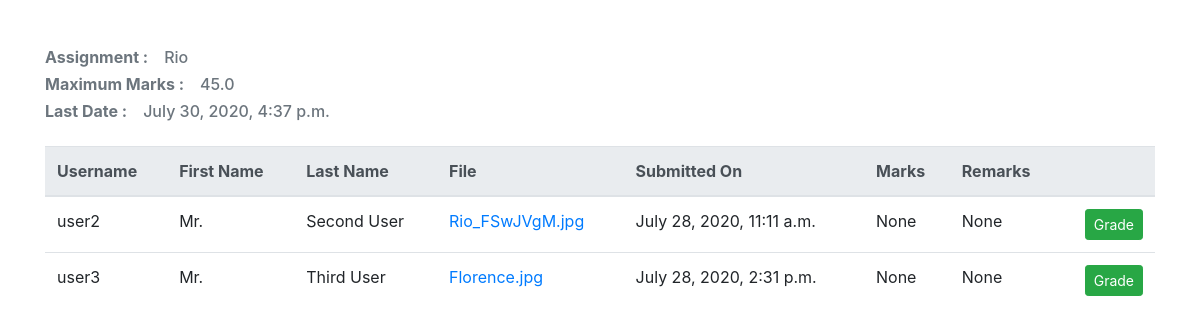
The page /grade_assignment/3/ (signed in) on the database its author committed.
### accounts/models.py (models this page shows, shortened)
class Assignment(models.Model):
    class_code = models.ForeignKey(Classes, on_delete=models.CASCADE)
    uploadingdate = models.DateTimeField(auto_now_add=True)
    title = models.CharField(max_length=30)
    desc = models.TextField(blank=True)
    file = models.FileField(null=True)
    last_date=models.DateTimeField()
    max_marks=models.FloatField()

class SubmitAssignment(models.Model):
    assignment = models.ForeignKey(Assignment, on_delete=models.CASCADE)
    user_id = models.ForeignKey(User, on_delete=models.CASCADE)
    submitted_file = models.FileField()
    submitted_date = models.DateTimeField(auto_now_add=True)
    marks = models.FloatField(null=True)
    remarks = models.CharField(max_length=40, blank=True, null=True)

### accounts/views.py (the view)
# urls.py: path('grade_assignment/<int:assignment_id>/',views.gradeAssignment,name="grade_assignment"),
@login_required
def gradeAssignment(request,assignment_id):
    submitted_assignmnets = SubmitAssignment.objects.filter(assignment_id=assignment_id)
    assignment = Assignment.objects.get(pk=assignment_id)
    return render(request,'notes/grade.html',{'submitted_assignments':submitted_assignmnets ,'assign':assignment})

### accounts/templates/notes/grade.html (shortened to what this page needs)
{% extends 'dashboard.html'%}
{% load static %}
{% block link %}
    <link rel="stylesheet" type="text/css" href="{% static 'upload.css' %}">
{% endblock %}
{% block content %}
    <div class="container mt-5" align="center" style="min-width:500px;">
        <p id="title" class="h6 mt-3 text-secondary text-left"><strong>Assignment :</strong>&emsp;{{assign.title}}</p>
        <p id="title" class="h6 text-secondary text-left"><strong>Maximum Marks :</strong>&emsp;{{assign.max_marks}}</p>
        <p id="title" class="h6 mb-4 text-secondary text-left"><strong>Last Date :</strong>&emsp;{{assign.last_date}}</p>
        <table class="table">
            <thead class="thead-light">
                <tr>
                    <th>Username</th><th>First Name</th><th>Last Name</th><th>File</th><th>Submitted On</th><th>Marks</th><th>Remarks</th><th></th>
                </tr>
            </thead>
            {% for assignment in submitted_assignments %}
            <tr>
                <td>{{assignment.user_id.username}}</td>
                <td>{{assignment.user_id.first_name}}</td>
                <td>{{assignment.user_id.last_name}}</td>
                <td><a href="{{assignment.submitted_file.url}}">{{assignment.submitted_file}}</a></td>
                <td>{{assignment.submitted_date}}</td>
                <td>{{assignment.marks}}</td>
                <td>{{assignment.remarks}}</td>
                <td><a href="{%url 'marks_grade' assignment.id %}" role="button" class="btn btn-success btn-sm float-right grade" >Grade</a></td>
            </tr>
            {% endfor %}
        </table>
    </div>
{% endblock %}

### rows shown on the page
Assignment: title "Rio", max_marks "45.0", last_date "July 30, 2020, 4:37 p.m."
SubmitAssignment: user_id.username "user2", user_id.first_name "Mr.", user_id.last_name "Second User", submitted_file "Rio_FSwJVgM.jpg", submitted_date "July 28, 2020, 11:11 a.m.", marks "None", remarks "None"
SubmitAssignment: user_id.username "user3", user_id.first_name "Mr.", user_id.last_name "Third User", submitted_file "Florence.jpg", submitted_date "July 28, 2020, 2:31 p.m.", marks "None", remarks "None"
